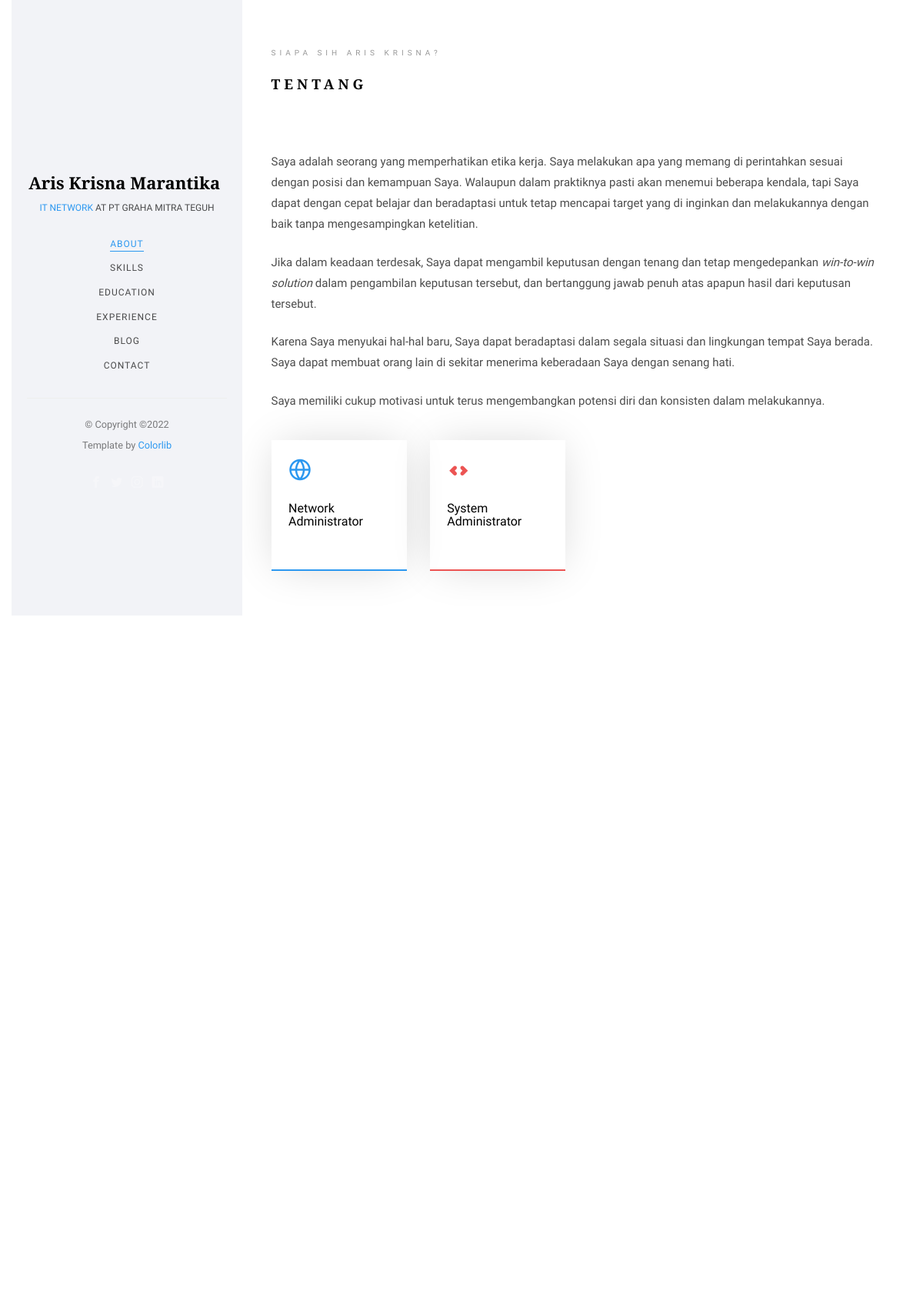
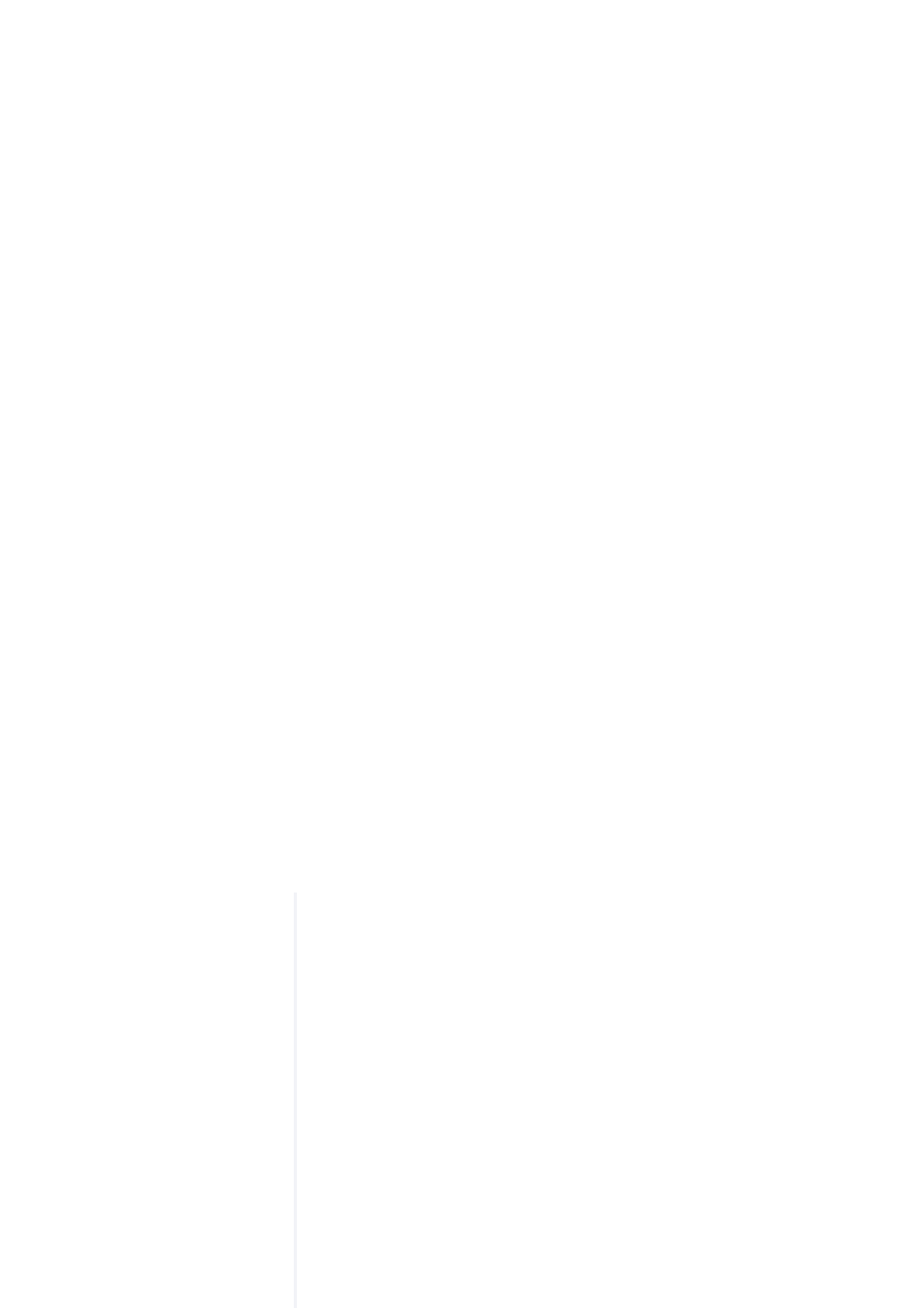
The page / (upper part) on the database its author committed (2 pictures, top to bottom).
### tables this page shows
CREATE TABLE `about` (
  `Id` int(11) NOT NULL AUTO_INCREMENT,
  `meta` longtext DEFAULT NULL,
  `h2` longtext DEFAULT NULL,
  `isi` longtext DEFAULT NULL,
  PRIMARY KEY (`Id`)
);

### index.php (the view, shortened to what this page needs)
<?php
	require 'admin/proses/funcDB.php';
?>
<!DOCTYPE HTML>
<html>
	<head>
	<link rel="stylesheet" href="css/animate.css">
	<link rel="stylesheet" href="css/icomoon.css">
	<link rel="stylesheet" href="css/bootstrap.css">
	<link rel="stylesheet" href="css/flexslider.css">
	<link rel="stylesheet" href="css/owl.carousel.min.css">
	<link rel="stylesheet" href="css/owl.theme.default.min.css">
	<link rel="stylesheet" href="css/style.css">
	</head>
	<body>
	<div id="colorlib-page">
		<div class="container-wrap">
		<aside id="colorlib-aside" role="complementary" class="border js-fullheight">
			<div class="text-center">
				<div class="author-img" style="background-image: url(images/IMG_20190924_085507.jpg);"></div>
				<h1 id="colorlib-logo"><a href="index.html">Aris Krisna Marantika</a></h1>
				<span class="position"><a href="#">IT Network</a> at PT Graha Mitra Teguh</span>
			</div>
			<nav id="colorlib-main-menu" role="navigation" class="navbar">
				<div id="navbar" class="collapse">
					<ul>
						<li><a href="#" data-nav-section="about">About</a></li>
						<li><a href="#" data-nav-section="skills">Skills</a></li>
						<li><a href="#" data-nav-section="education">Education</a></li>
						<li><a href="#" data-nav-section="experience">Experience</a></li>
						<li><a href="#" data-nav-section="blog">Blog</a></li>
						<li><a href="#" data-nav-section="contact">Contact</a></li>
					</ul>
				</div>
			</nav>
			<div class="colorlib-footer">
				<hr>
				<p align=""><small>&copy;  Copyright &copy;<script>document.write(new Date().getFullYear());</script>  <br>
				Template by <a href="https://colorlib.com/wp/template/jackson/" rel="nofollow" target="_blank">Colorlib</a><br>
				</small></p>
				<ul>
					<li><a href="#"><i class="icon-facebook2"></i></a></li>
					<li><a href="#"><i class="icon-twitter2"></i></a></li>
					<li><a href="#"><i class="icon-instagram"></i></a></li>
					<li><a href="#"><i class="icon-linkedin2"></i></a></li>
				</ul>
			</div>
		</aside>
		<div id="colorlib-main">
			<section class="colorlib-about" data-section="about">
				<div class="colorlib-narrow-content">
					<div class="row">
						<div class="col-md-12">
							<div class="row row-bottom-padded-sm animate-box" data-animate-effect="fadeInLeft">
								<div class="col-md-12">
									<div class="about-desc">
										<?php
											$query = mysqli_query($conn, "SELECT meta, h2, isi FROM about");
											$data = mysqli_fetch_assoc($query);
										?>
										<span class="heading-meta"><?= $data['meta']; ?></span>
										<h2 class="colorlib-heading"><?= $data['h2']; ?></h2>
										<?= $data['isi']; ?>
									</div>
								</div>
							</div>
							<div class="row">
								<div class="col-md-3 animate-box" data-animate-effect="fadeInLeft">
									<div class="services color-1">
										<span class="icon2"><i class="icon-globe2"></i></span>
										<h3>Network Administrator</h3>
									</div>
								</div>
								<div class="col-md-3 animate-box" data-animate-effect="fadeInRight">
									<div class="services color-2">
										<span class="icon2"><i class="icon-code"></i></span>
										<h3>System Administrator</h3>
									</div>
								</div>
							</div>
						</div>
					</div>
				</div>
			</section>
			<section class="colorlib-skills" data-section="skills">
				<div class="colorlib-narrow-content">
					<div class="row">
					</div>
					<div class="row">
					</div>
				</div>
			</section><br><br>
			<section class="colorlib-education" data-section="education">
				<div class="colorlib-narrow-content">
					<div class="row">
					</div>
					<div class="row">
					</div>
				</div>
			</section>
			<section class="colorlib-experience" data-section="experience">
				<div class="colorlib-narrow-content">
					<div class="row">
					</div>
					<div class="row">
						<div class="col-md-12">
				         	<div class="timeline-centered">
					      </div>
					   </div>
				   </div>
				</div>
			</section>
			<br><br><br><br><br><br><br><br><br><br><br><br>
		</div>
	</div>
	</div>
	</body>
</html>

### css/icomoon.css (style rules this page uses)
[class^="icon-"], [class*=" icon-"] { font-family: 'icomoon' !important; speak: none; font-style: normal; font-weight: normal; font-variant: normal; text-transform: none; line-height: 1; -webkit-font-smoothing: antialiased; -moz-osx-font-smoothing: grayscale; }
.icon-code:before { content: "\e97d"; }
.icon-globe2:before { content: "\e0b2"; }
.icon-facebook2:before { content: "\eac0"; }
.icon-instagram:before { content: "\eac2"; }
.icon-twitter2:before { content: "\eac6"; }
.icon-linkedin2:before { content: "\eaf9"; }

### rows shown on the page
about: meta "SIAPA SIH ARIS KRISNA?", h2 "TENTANG", isi "Saya adalah seorang yang memperhatikan etika kerja. Saya melakukan apa yang memang di perintahkan sesuai dengan posisi dan kemampuan Saya. Walaupun dalam praktiknya pasti akan menemui beberapa kendala, tapi Saya dapat dengan cepat belajar dan beradaptasi untuk tetap mencapai target yang di inginkan dan melakukannya dengan baik tanpa mengesampingkan ketelitian. Jika dalam keadaan terdesak, Saya dapat mengambil keputusan dengan tenang dan tetap mengedepankan win-to-win solution dalam pengambilan keputusan tersebut, dan bertanggung jawab penuh atas apapun hasil dari keputusan tersebut. Karena Saya menyukai hal-hal baru, Saya dapat beradaptasi dalam segala situasi dan lingkungan tempat Saya…"
